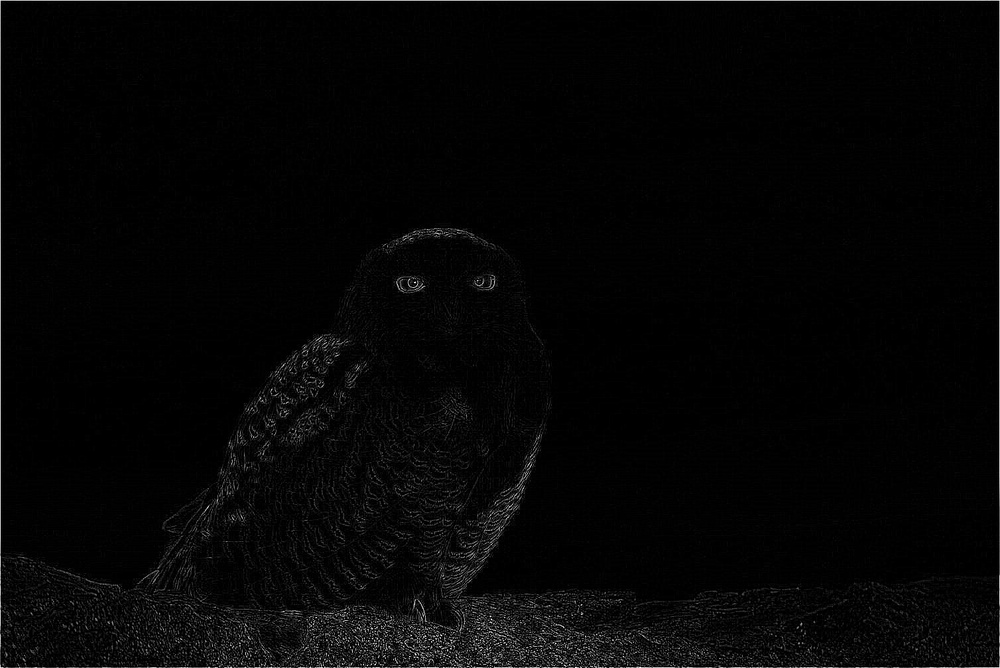
#> input picture test3.jpg, 1000 x 668 px, shrunk from 1508 x 1007 before the run, given in place of test2222.jpg, which was not available
$ jupyter execute 'image processing with timestamp.ipynb'
#> lines starting #> are read from the running program, lines starting #| are printed output that depends on the picture; pictures that were not available may be replaced by others from this repository, and a replacement may not be noted
[cell 1]
import cv2
import matplotlib.pyplot as plt
from PIL import Image
import numpy as np

# Load the original image
image_path = "test2222.jpg"
image = Image.open(image_path)
#> image is the input picture: PIL image 1000x668 L; min 0, max 255, mean 5.5

# Convert the image to grayscale
image_gray = image.convert('L')

# Convert to numpy array
image_array = np.array(image_gray)

# Define a filter (kernel) for edge detection
filter_kernel = np.array([[-1, -1, -1],
                          [-1,  8, -1],
                          [-1, -1, -1]])

# Apply convolution using cv2.filter2D
stride = 1  # Define the stride
padding = 'same'  # Define the padding type ('same' for keeping dimensions)

# Calculate padding width
pad_size = filter_kernel.shape[0] // 2

# Apply padding to the image
if padding == 'same':
    image_padded = np.pad(image_array, pad_size, mode='constant', constant_values=0)
else:
    image_padded = image_array

# Get dimensions of the padded image
height, width = image_padded.shape
#> height = 670; width = 1002

# Initialize the output array
output_height = (height - filter_kernel.shape[0]) // stride + 1
#> output_height = 668
output_width = (width - filter_kernel.shape[1]) // stride + 1
#> output_width = 1000
output_array = np.zeros((output_height, output_width))

# Perform convolution operation
for i in range(0, height - filter_kernel.shape[0] + 1, stride):
    for j in range(0, width - filter_kernel.shape[1] + 1, stride):
        region = image_padded[i:i + filter_kernel.shape[0], j:j + filter_kernel.shape[1]]
        output_array[i // stride, j // stride] = np.sum(region * filter_kernel)
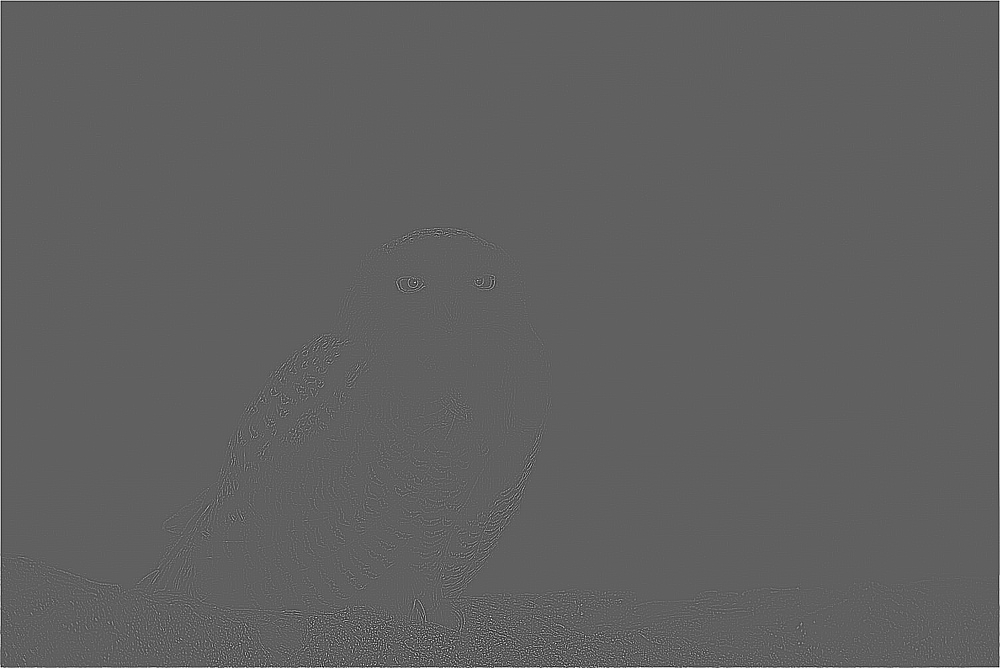
#> output_array: shape (668, 1000) float64; min -1007, max 1654, mean 2.2; drawn with min black and max white

# Clip values to range 0-255 and convert to uint8
output_array = np.clip(output_array, 0, 255).astype(np.uint8)
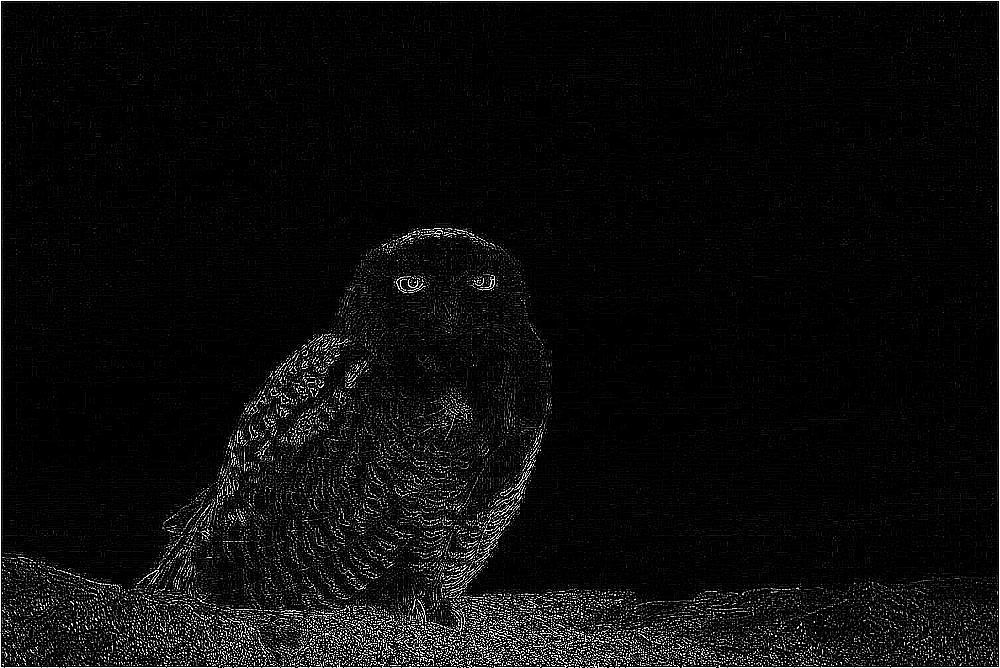
#> output_array: shape (668, 1000); min 0, max 255, mean 12.4

# Convert to PIL image for visualization
output_image = Image.fromarray(output_array)

# Save the processed image
convolved_image_path = "test3.jpg"
output_image.save(convolved_image_path)

(convolved_image_path)

[cell 2]
plt.figure(figsize=(12, 6))

# Original image
plt.subplot(1, 2, 1)
plt.title("Original Image with Timestamp")
plt.imshow(image, cmap='gray')
plt.axis('off')

# Convolved image
plt.subplot(1, 2, 2)
plt.title("Convolved Image")
plt.imshow(output_image, cmap='gray')
plt.axis('off')

plt.show()
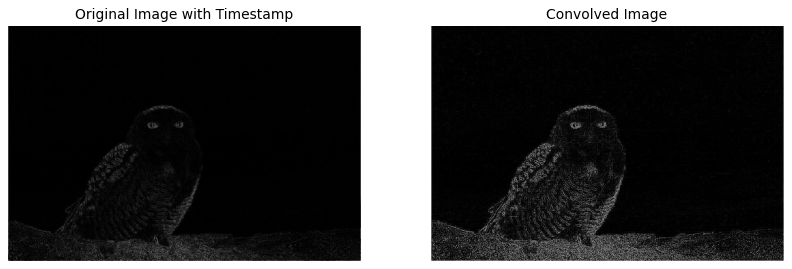
#> figure drawn by matplotlib, 2 panels
